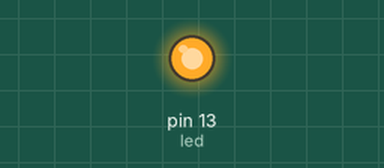
Recording of a sketch running on a simulated Arduino Uno, built with avr-gcc and run on an emulated ATmega328P. Shown: output pins drawn as LEDs (lit = HIGH).

Above: at 0.5 s.
At 3.6 s:
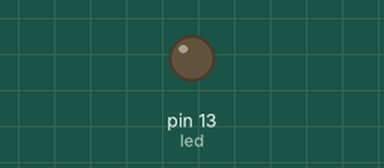
Timing chart, 0 to 4.8 s (numbered marks = the images above):
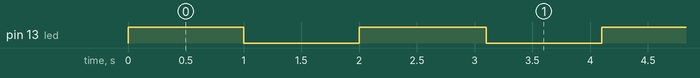

The sketch:

Ch_6_2_blink_longer.ino
```cpp
/*
  blink_longer

  Copy and past into the Arduino IDE
  name the program blink_longer

  Starts by turning on an LED on for onTime = onesecond, then off for one second
  Each time through the loop, onTime is increased 1/10 of a second, forever
  Introduces the concept of an int variable with global scope
 */

//  ------------------------------------------------------------------------------------
int led = 13;               // Pin 13 has an LED connected
int onTime = 1000;          // onTime variable will be used to modify the ON delay time

//  ------------------------------------------------------------------------------------
void setup() {
  // initialize the digital pin as an output.
  pinMode(led, OUTPUT);
}
//  ------------------------------------------------------------------------------------
void loop() {
  digitalWrite(led, HIGH);  	 // turn the LED on (HIGH is the voltage level)
  delay(onTime);                 // wait for time = onTime
  digitalWrite(led, LOW);    	 // turn the LED off by making the voltage LOW
  delay(1000);              	 // wait for a second
  onTime = onTime + 100;    	 // increase ON time by 1/10 of a second
}
```

Measured:
- by itself, pin 13 (led): repeats every 2.1 s: LOW 1.0 s, HIGH 1.1 s
